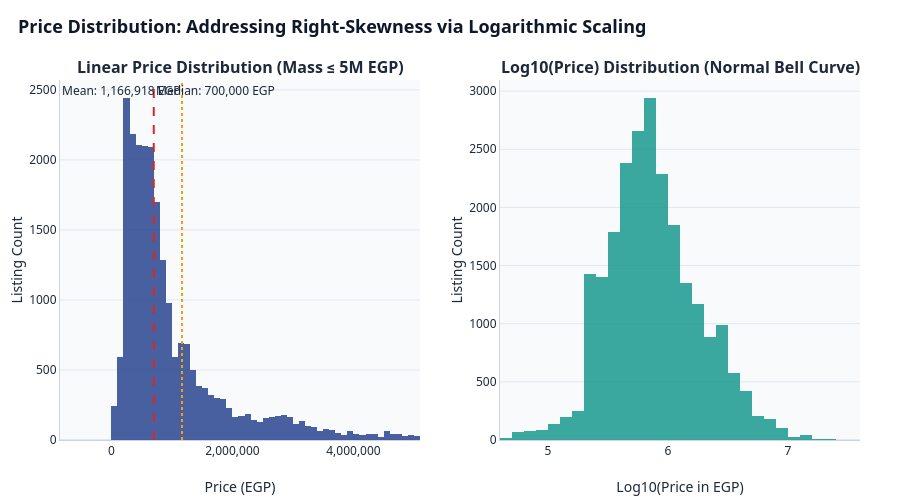

Write notebook code for a chart like this one.
### Markdown cell above
**Analytical Takeaway (Chart A1):**
- **Macro Scale**: The dataset captures 23,535 verified vehicles spanning 109 global brands and 862 distinct vehicle models, representing broad coverage across Egypt's secondary car market.
- **Central Tendency Skew**: The median price stands at **700,000 EGP**, whereas the arithmetic mean is **1,326,711 EGP** (nearly **89.5% higher**). This extreme divergence underscores why median metrics must be prioritized: luxury exotics heavily bias parametric averages.
- **Fleet Vintage**: The average vehicle age is **11.2 years** (median 9.0 years), reflecting high vehicle longevity and extended replacement cycles in Egypt.

### Code cell
# Chart A2: Price Distribution (Linear Mass vs. Logarithmic Transformation)
fig_a2 = make_subplots(
    rows=1, cols=2,
    subplot_titles=(
        "<b>Linear Price Distribution (Mass ≤ 5M EGP)</b>",
        "<b>Log10(Price) Distribution (Normal Bell Curve)</b>"
    ),
    horizontal_spacing=0.1
)

# Linear histogram (filtered to 98th percentile for clear visual inspection)
price_linear_filtered = df[df['Price'] <= 5_000_000]['Price']
fig_a2.add_trace(
    go.Histogram(
        x=price_linear_filtered,
        nbinsx=50,
        name="Linear Price",
        marker_color=PRIMARY_BLUE,
        opacity=0.8,
        hovertemplate="Price Range: %{x:,.0f} EGP<br>Count: %{y:,d}<extra></extra>"
    ),
    row=1, col=1
)

# Log10-transformed histogram
log_price = np.log10(df['Price'])
fig_a2.add_trace(
    go.Histogram(
        x=log_price,
        nbinsx=45,
        name="Log10 Price",
        marker_color=ACCENT_TEAL,
        opacity=0.8,
        hovertemplate="Log10(Price): %{x:.2f}<br>Count: %{y:,d}<extra></extra>"
    ),
    row=1, col=2
)

# Annotate median and mean on linear plot
fig_a2.add_vline(x=median_price, line_dash="dash", line_color=CRIMSON_RED, line_width=2,
                 annotation_text=f"Median: {median_price:,.0f} EGP", annotation_position="top right", row=1, col=1)
fig_a2.add_vline(x=mean_price, line_dash="dot", line_color=GOLD_AMBER, line_width=2,
                 annotation_text=f"Mean: {mean_price:,.0f} EGP", annotation_position="top left", row=1, col=1)

fig_a2.update_xaxes(title_text="Price (EGP)", tickformat=",.0f", row=1, col=1)
fig_a2.update_yaxes(title_text="Listing Count", row=1, col=1)
fig_a2.update_xaxes(title_text="Log10(Price in EGP)", row=1, col=2)
fig_a2.update_yaxes(title_text="Listing Count", row=1, col=2)

fig_a2.update_layout(
    title_text="<b>Price Distribution: Addressing Right-Skewness via Logarithmic Scaling</b>",
    showlegend=False
)

save_and_show(fig_a2, "A2_price_distribution.html", height=500)

### Figure 1 — Plotly figure (JSON) as saved in the notebook; plotly's stock layout.template omitted (floating-point values rounded to 4 significant figures; data arrays with more than 128 entries replaced by an {"elided": "..."} marker saying what was removed)
{"data": [{"hovertemplate": "Price Range: %{x:,.0f} EGP<br>Count: %{y:,d}<extra></extra>", "marker": {"color": "#1E3A8A"}, "name": "Linear Price", "nbinsx": 50, "opacity": 0.8, "type": "histogram", "x": {"elided": "22960 int values"}, "xaxis": "x", "yaxis": "y"}, {"hovertemplate": "Log10(Price): %{x:.2f}<br>Count: %{y:,d}<extra></extra>", "marker": {"color": "#0D9488"}, "name": "Log10 Price", "nbinsx": 45, "opacity": 0.8, "type": "histogram", "x": {"elided": "23535 float values"}, "xaxis": "x2", "yaxis": "y2"}], "layout": {"annotations": [{"font": {"size": 16}, "showarrow": false, "text": "<b>Linear Price Distribution (Mass ≤ 5M EGP)</b>", "x": 0.225, "xanchor": "center", "xref": "paper", "y": 1.0, "yanchor": "bottom", "yref": "paper"}, {"font": {"size": 16}, "showarrow": false, "text": "<b>Log10(Price) Distribution (Normal Bell Curve)</b>", "x": 0.775, "xanchor": "center", "xref": "paper", "y": 1.0, "yanchor": "bottom", "yref": "paper"}, {"showarrow": false, "text": "Median: 700,000 EGP", "x": 700000.0, "xanchor": "left", "xref": "x", "y": 1, "yanchor": "top", "yref": "y domain"}, {"showarrow": false, "text": "Mean: 1,166,918 EGP", "x": 1167000.0, "xanchor": "right", "xref": "x", "y": 1, "yanchor": "top", "yref": "y domain"}], "height": 500, "margin": {"b": 60, "l": 60, "r": 40, "t": 80}, "shapes": [{"line": {"color": "#DC2626", "dash": "dash", "width": 2}, "type": "line", "x0": 700000.0, "x1": 700000.0, "xref": "x", "y0": 0, "y1": 1, "yref": "y domain"}, {"line": {"color": "#F59E0B", "dash": "dot", "width": 2}, "type": "line", "x0": 1167000.0, "x1": 1167000.0, "xref": "x", "y0": 0, "y1": 1, "yref": "y domain"}], "showlegend": false, "title": {"text": "<b>Price Distribution: Addressing Right-Skewness via Logarithmic Scaling</b>"}, "xaxis": {"anchor": "y", "domain": [0.0, 0.45], "tickformat": ",.0f", "title": {"text": "Price (EGP)"}}, "xaxis2": {"anchor": "y2", "domain": [0.55, 1.0], "title": {"text": "Log10(Price in EGP)"}}, "yaxis": {"anchor": "x", "domain": [0.0, 1.0], "title": {"text": "Listing Count"}}, "yaxis2": {"anchor": "x2", "domain": [0.0, 1.0], "title": {"text": "Listing Count"}}}}
